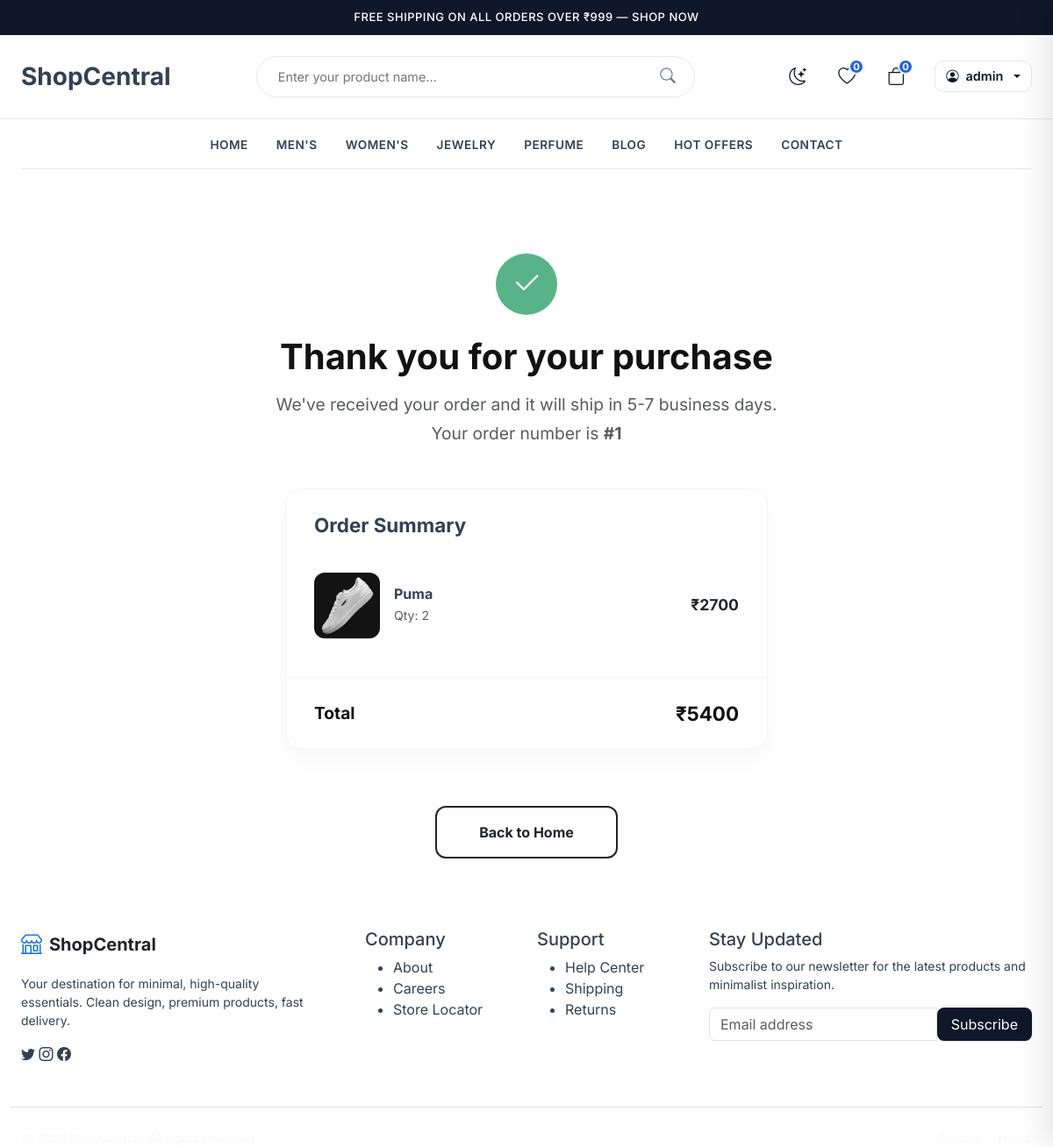
The page /order/success/1/ (signed in) on the database its author committed.
### store/models.py (models this page shows, shortened)
class Order(models.Model):
    STATUS_CHOICES = [
        ('pending',    'Pending'),
        ('processing', 'Processing'),
        ('shipped',    'Shipped'),
        ('delivered',  'Delivered'),
        ('cancelled',  'Cancelled'),
    ]
    PAYMENT_CHOICES = [
        ('upi',        'UPI / GPay'),
        ('card',       'Credit / Debit Card'),
        ('netbanking', 'Net Banking'),
        ('cod',        'Cash on Delivery'),
    ]
    user           = models.ForeignKey(User, on_delete=models.CASCADE, related_name='orders')
    status         = models.CharField(max_length=20, choices=STATUS_CHOICES, default='pending')
    payment_method = models.CharField(max_length=20, choices=PAYMENT_CHOICES, default='cod')
    total_amount   = models.DecimalField(max_digits=10, decimal_places=2)
    address        = models.TextField(blank=True)
    city           = models.CharField(max_length=100, blank=True)
    state          = models.CharField(max_length=100, blank=True)
    pincode        = models.CharField(max_length=10, blank=True)
    created_at     = models.DateTimeField(auto_now_add=True)
    updated_at     = models.DateTimeField(auto_now=True)
    class Meta:
        ordering = ['-created_at']

class OrderItem(models.Model):
    order    = models.ForeignKey(Order, on_delete=models.CASCADE, related_name='items')
    product  = models.ForeignKey(Product, on_delete=models.CASCADE)
    size     = models.CharField(max_length=10, blank=True)
    quantity = models.IntegerField(default=1)
    price    = models.DecimalField(max_digits=10, decimal_places=2)

class Product(models.Model):
    category       = models.ForeignKey(Category, on_delete=models.CASCADE)
    name           = models.CharField(max_length=200)
    slug           = models.SlugField(unique=True)
    description    = models.TextField(blank=True)
    price          = models.DecimalField(max_digits=10, decimal_places=2)
    original_price = models.DecimalField(max_digits=10, decimal_places=2, blank=True, null=True)
    image          = models.ImageField(upload_to='products/', blank=True)
    stock          = models.IntegerField(default=0)
    available      = models.BooleanField(default=True)
    has_sizes      = models.BooleanField(default=False)
    created_at     = models.DateTimeField(auto_now_add=True)

### store/views.py (the view)
# urls.py: path('order/success/<int:order_id>/', views.order_success, name='order_success'),
@login_required
def order_success(request, order_id):
    order = get_object_or_404(Order, id=order_id, user=request.user)
    return render(request, 'store/order_success.html', {'order': order})

### store/cart.py (called while the page is built)
    def get_total(self):
        return sum(Decimal(item['price']) * item['quantity'] for item in self.cart.values())

    def __bool__(self):
        return bool(self.cart)

### store/context_processors.py (called while the page is built)
def cart(request):
    return {'cart': Cart(request)}

### templates/store/order_success.html (shortened to what this page needs)
{% extends 'base.html' %}
{% block content %}
<div class="container-custom" style="padding: 5rem 1.5rem; text-align: center; background-color: #ffffff; min-height: 100vh;">
  <div class="mb-4 d-flex justify-content-center">
    <div style="width: 70px; height: 70px; background-color: #58b389; border-radius: 50%; display: flex; align-items: center; justify-content: center; color: white; font-size: 2.2rem;">
      <i class="bi bi-check2"></i>
    </div>
  </div>
  <h1 class="fw-bold mb-3" style="font-size: 2.5rem; color: #111; font-family: 'Inter', sans-serif;">Thank you for your purchase</h1>
  <p class="text-dark opacity-75 mb-1" style="font-size: 1.2rem;">We've received your order and it will ship in 5-7 business days.</p>
  <p class="text-dark opacity-75 mb-5" style="font-size: 1.2rem;">Your order number is <span class="fw-bold">#{{ order.id }}</span></p>
  <div style="max-width: 550px; margin: 0 auto; background: #ffffff; border-radius: 20px; border: 1px solid #f1f5f9; box-shadow: 0 10px 30px rgba(0,0,0,0.03); text-align: left; overflow: hidden;">
    <div style="padding: 1.75rem 2rem;">
      <h5 class="fw-bold mb-4" style="font-size: 1.4rem;">Order Summary</h5>
      <div class="order-items-list">
        {% for item in order.items.all %}
        <div class="d-flex align-items-center py-3 {% if not forloop.last %}border-bottom{% endif %}" style="border-color: #f1f5f9 !important;">
          <div style="width: 75px; height: 75px; border-radius: 12px; overflow: hidden; background: #f8fafc; flex-shrink: 0;">
            <img src="{{ item.product.image.url }}" style="width: 100%; height: 100%; object-fit: cover;">
          </div>
          <div class="ms-3 flex-grow-1">
            <h6 class="mb-1 fw-bold" style="font-size: 1rem; color: #334155;">{{ item.product.name }}</h6>
            <p class="text-muted small mb-0">Qty: {{ item.quantity }}</p>
          </div>
          <div class="text-dark fw-bold" style="font-size: 1.1rem;">₹{{ item.price|floatformat:0 }}</div>
        </div>
        {% endfor %}
      </div>
    </div>
    <div style="padding: 1.5rem 2rem; border-top: 1px solid #f1f5f9; display: flex; justify-content: space-between; align-items: center;">
      <span class="fw-bold" style="font-size: 1.2rem; color: #111;">Total</span>
      <span class="fw-bold" style="font-size: 1.4rem; color: #111;">₹{{ order.total_amount|floatformat:0 }}</span>
    </div>
  </div>
  <div class="mt-5 pt-3">
    <a href="/" class="btn btn-outline-dark px-5 py-3 fw-bold" style="border-radius: 12px; border-width: 2px; font-size: 1rem;">
      Back to Home
    </a>
  </div>
</div>
{% endblock %}

### templates/base.html (shortened to what this page needs)
{% load static %}
<!DOCTYPE html>
<html lang="en">
<head>
  <link href="https://cdn.jsdelivr.net/npm/bootstrap@5.3.0/dist/css/bootstrap.min.css" rel="stylesheet">
  <link rel="stylesheet" href="{% static 'css/style.css' %}?v=3.0">
  <link rel="stylesheet" href="https://cdn.jsdelivr.net/npm/bootstrap-icons@1.10.5/font/bootstrap-icons.css">
</head>
<body>
  <div class="header-top d-none d-lg-block" style="background: #0f172a; color: white; padding: 10px 0; font-size: 13px; font-weight: 500;">
    <div class="container-custom text-center">
      <span style="letter-spacing: 0.5px;">FREE SHIPPING ON ALL ORDERS OVER ₹999 — SHOP NOW</span>
    </div>
  </div>
  <div class="header-main">
    <div class="container-custom d-flex justify-content-between align-items-center">
      <a class="navbar-brand fs-3 m-0" href="/">
        <strong>ShopCentral</strong>
      </a>
      <div class="search-wrapper d-none d-md-block">
        <form action="{% url 'store:product_list' %}" method="GET" class="position-relative w-100">
          <input type="text" name="q" class="search-input" placeholder="Enter your product name...">
          <button type="submit" class="search-btn"><i class="bi bi-search"></i></button>
        </form>
      </div>
      <div class="user-actions">
        <button id="theme-toggle" class="action-btn border-0 bg-transparent" title="Toggle Theme">
          <i class="bi bi-moon-stars" id="theme-icon"></i>
        </button>
        <a href="#" class="action-btn" title="Wishlist">
          <i class="bi bi-heart"></i>
          <span class="action-badge">0</span>
        </a>
        <a href="{% url 'store:cart_detail' %}" class="action-btn me-2" title="Cart">
          <i class="bi bi-bag"></i>
          {% with total=request.session.cart|length %}
            <span class="action-badge">{{ total }}</span>
          {% endwith %}
        </a>
        {% if user.is_authenticated %}
          <div class="dropdown">
            <button class="btn btn-login-outline dropdown-toggle d-flex align-items-center gap-2" type="button" data-bs-toggle="dropdown">
              <i class="bi bi-person-circle"></i>
              <span>{{ user.username }}</span>
            </button>
          </div>
        {% endif %}
      </div>
    </div>
  </div>
  <div class="header-bottom d-none d-lg-block">
    <div class="container-custom">
      <ul class="category-nav">
        <li><a href="/">Home</a></li>
        <li><a href="{% url 'store:product_list' %}?category=mens" class="text-uppercase">Men's</a></li>
        <li><a href="{% url 'store:product_list' %}?category=womens" class="text-uppercase">Women's</a></li>
        <li><a href="{% url 'store:product_list' %}?category=jewelry" class="text-uppercase">Jewelry</a></li>
        <li><a href="{% url 'store:product_list' %}?category=perfume" class="text-uppercase">Perfume</a></li>
        <li><a href="#">Blog</a></li>
        <li><a href="#">Hot Offers</a></li>
        <li><a href="{% url 'store:contact' %}">Contact</a></li>
      </ul>
    </div>
  </div>
  <main>
    {% block content %}
    {% endblock %}
  </main>
  <footer class="footer">
    <div class="container-custom">
      <div class="row gy-4">
        <div class="col-lg-4 col-md-6">
          <div class="d-flex align-items-center gap-2 mb-3">
            <i class="bi bi-shop text-primary fs-4"></i>
            <span class="fs-5 fw-bold font-poppins text-dark">ShopCentral</span>
          </div>
          <p class="text-gray small mb-3 pe-lg-4">Your destination for minimal, high-quality essentials. Clean design, premium products, fast delivery.</p>
          <div class="social-links">
            <a href="#"><i class="bi bi-twitter"></i></a>
            <a href="#"><i class="bi bi-instagram"></i></a>
            <a href="#"><i class="bi bi-facebook"></i></a>
          </div>
        </div>
        <div class="col-lg-2 col-md-3 col-6">
          <h5 class="footer-title">Company</h5>
          <ul class="footer-links">
            <li><a href="#">About</a></li>
            <li><a href="#">Careers</a></li>
            <li><a href="#">Store Locator</a></li>
          </ul>
        </div>
        <div class="col-lg-2 col-md-3 col-6">
          <h5 class="footer-title">Support</h5>
          <ul class="footer-links">
            <li><a href="#">Help Center</a></li>
            <li><a href="#">Shipping</a></li>
            <li><a href="#">Returns</a></li>
          </ul>
        </div>
        <div class="col-lg-4 col-md-6">
          <h5 class="footer-title">Stay Updated</h5>
          <p class="text-gray small mb-3">Subscribe to our newsletter for the latest products and minimalist inspiration.</p>
          <form class="d-flex">
            <input type="email" class="form-control shadow-none rounded-start rounded-0" placeholder="Email address" required>
            <button class="btn btn-primary rounded-end rounded-0 px-3" type="submit">Subscribe</button>
          </form>
        </div>
      </div>
      <div class="row mt-5 pt-4 border-top">
        <div class="col-md-6 text-center text-md-start">
          <p class="text-light small mb-0">&copy; 2026 ShopCentral. All rights reserved.</p>
        </div>
        <div class="col-md-6 text-center text-md-end mt-2 mt-md-0 d-flex gap-3 justify-content-center justify-content-md-end">
          <a href="#" class="text-light small text-decoration-none">Privacy</a>
          <a href="#" class="text-light small text-decoration-none">Terms</a>
        </div>
      </div>
    </div>
  </footer>
  <div class="toast-container position-fixed bottom-0 end-0 p-3" style="z-index: 2000;">
  </div>
</body>
</html>

### static/css/style.css (style rules this page uses)
:root { --bg-main: #ffffff; --bg-card: #ffffff; --bg-nav: #ffffff; --primary: #2563eb; --primary-hover: #1d4ed8; --secondary: #64748b; --text-dark: #0f172a; --text-gray: #334155; --text-light: #64748b; --border: #e2e8f0; --border-focus: rgba(37, 99, 235, 0.2); --radius-sm: 6px; --radius-md: 8px; --radius-lg: 12px; --radius-xl: 24px; --transition: all 0.3s ease-in-out; --container-max: 1200px; --shadow-sm: 0 1px 3px rgba(0,0,0,0.1); --shadow-md: 0 4px 6px rgba(0,0,0,0.05); --shadow-lg: 0 10px 15px rgba(0,0,0,0.1); }
body { font-family: 'Inter', sans-serif; background-color: var(--bg-main); color: var(--text-gray); margin: 0; min-height: 100vh; }
h1, h2, h3, h4 { font-family: 'Poppins', sans-serif; color: var(--text-dark); }
a { color: inherit; text-decoration: none; transition: var(--transition); }
.container-custom { max-width: var(--container-max); margin: 0 auto; padding: 0 1.5rem; }
.header-main { padding: 1.5rem 0; border-bottom: 1px solid var(--border); background: var(--bg-card); }
.category-nav { display: flex; gap: 2rem; justify-content: center; list-style: none; padding: 1rem 0; border-bottom: 1px solid var(--border); }
.category-nav a { font-weight: 600; text-transform: uppercase; font-size: 0.85rem; letter-spacing: 0.5px; }
.user-actions { display: flex; align-items: center; gap: 1rem; }
.action-btn { font-size: 1.25rem; color: var(--text-dark); position: relative; display: flex; align-items: center; justify-content: center; width: 40px; height: 40px; border-radius: 50%; transition: var(--transition); }
.action-badge { position: absolute; top: 0; right: 0; background-color: var(--primary); color: white; font-size: 0.7rem; font-weight: 700; width: 18px; height: 18px; border-radius: 50%; display: flex; align-items: center; justify-content: center; border: 2px solid var(--bg-card); }
.btn-login-outline { border: 1.5px solid var(--border); color: var(--text-dark); font-weight: 600; font-size: 0.9rem; border-radius: 10px; transition: var(--transition); }
.search-wrapper { flex-grow: 1; max-width: 500px; margin: 0 2rem; }
.search-input { width: 100%; padding: 0.75rem 1.5rem; padding-right: 3rem; border-radius: 999px; border: 1px solid var(--border); background-color: var(--bg-main); color: var(--text-dark); font-size: 0.9rem; transition: var(--transition); }
.search-btn { position: absolute; right: 1rem; top: 50%; transform: translateY(-50%); background: none; border: none; color: var(--text-light); font-size: 1.1rem; cursor: pointer; transition: var(--transition); }
:root { --dash-sidebar-width: 280px; --dash-bg: #f8f9fa; --dash-card-bg: #ffffff; --dash-accent: #6366f1; --dash-accent-soft: rgba(99, 102, 241, 0.1); --dash-text: #1f2937; --dash-text-muted: #6b7280; --dash-border: #e5e7eb; --dash-shadow: 0 4px 6px -1px rgba(0, 0, 0, 0.1), 0 2px 4px -1px rgba(0, 0, 0, 0.06); --dash-gradient: linear-gradient(135deg, #6366f1 0%, #a855f7 100%); }
.btn-primary { background: #0f172a !important; border: none !important; color: white !important; transition: var(--transition) !important; box-shadow: var(--shadow-sm) !important; border-radius: 8px !important; }

### rows shown on the page
Order: id "1", total_amount "5400"
OrderItem: product.image (picture), product.name "Puma", quantity "2", price "2700"

### other values the page prints
{{ total }} "0"
{{ user.username }} "admin"
